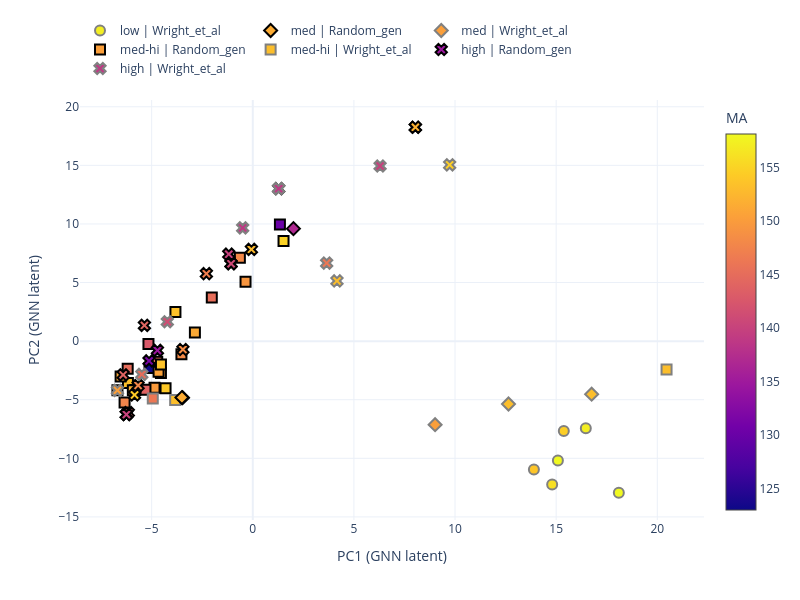

The notebook cell this image was saved under:
### Code cell
pca_plot_cont(plot_df_ss, 'MA', model_name, save_name=save_name+"_ss", save=save)

### Figure 1 — Plotly figure (JSON) as saved in the notebook; plotly's stock layout.template omitted (floating-point values rounded to 4 significant figures; data arrays with more than 128 entries replaced by an {"elided": "..."} marker saying what was removed)
{"data": [{"customdata": {"elided": "24x7 mixed values"}, "hovertemplate": "Comp: %{customdata[0]}<br>RA: %{customdata[1]}<br>RB: %{customdata[2]}<br>MA: %{customdata[3]}<br>MB: %{customdata[4]}<br>Entropy_conf: %{customdata[5]}<br>TC: %{customdata[6]}", "legendrank": 3, "marker": {"cmax": 158.2, "cmin": 123.0, "color": [150.4, 153.3, 153.2, 151.0, 154.9, 148.1, 146.1, 147.7, 145.2, 150.7, 148.2, 153.4, 149.4, 130.1, 149.9, 142.7, 145.0, 151.9, 123.0, 151.2, 154.1, 150.6, 153.6, 143.9], "colorbar": {"title": {"text": "MA"}}, "colorscale": [[0, "#0d0887"], [0.1111, "#46039f"], [0.2222, "#7201a8"], [0.3333, "#9c179e"], [0.4444, "#bd3786"], [0.5556, "#d8576b"], [0.6667, "#ed7953"], [0.7778, "#fb9f3a"], [0.8889, "#fdca26"], [1, "#f0f921"]], "line": {"color": "black", "width": 2}, "size": 10, "symbol": "square"}, "mode": "markers", "name": "med-hi | Random_gen", "showlegend": true, "type": "scatter", "x": [-6.692, -6.174, -5.812, -6.536, 1.52, -0.6386, -4.725, -6.339, -2.027, -4.541, -3.527, -3.824, -0.3587, 1.342, -4.858, -5.158, -6.185, -5.93, -5.107, -2.862, -4.313, -4.659, -4.54, -5.306], "y": [-4.198, -3.572, -4.165, -3.028, 8.555, 7.109, -1.764, -5.237, 3.722, -2.725, -1.123, 2.492, 5.073, 9.949, -3.98, -0.2341, -2.35, -4.196, -2.296, 0.7473, -4.023, -2.62, -1.984, -4.142]}, {"customdata": [["(Sm1/3Gd1/3Eu1/3)2(Zr1/2Hf1/2)2O7", 1.066, 0.715, 153.2, 134.9, 1.8, 1.97], ["(Sm1/3Gd1/3Eu1/3)2(Zr1/12Hf1/12Sn1/12Ti3/4)2O7", 1.066, 0.6304, 153.2, 68.27, 1.931, 1.9], ["(La1/7Nd1/7Sm1/7Gd1/7Eu1/7Pr1/7Ce1/7)2(Zr1/2Hf1/2)2O7", 1.081, 0.715, 146.2, 134.9, 2.57, 1.97]], "hovertemplate": "Comp: %{customdata[0]}<br>RA: %{customdata[1]}<br>RB: %{customdata[2]}<br>MA: %{customdata[3]}<br>MB: %{customdata[4]}<br>Entropy_conf: %{customdata[5]}<br>TC: %{customdata[6]}", "legendrank": 3, "marker": {"cmax": 158.2, "cmin": 123.0, "color": [153.2, 153.2, 146.2], "colorscale": [[0, "#0d0887"], [0.1111, "#46039f"], [0.2222, "#7201a8"], [0.3333, "#9c179e"], [0.4444, "#bd3786"], [0.5556, "#d8576b"], [0.6667, "#ed7953"], [0.7778, "#fb9f3a"], [0.8889, "#fdca26"], [1, "#f0f921"]], "line": {"color": "gray", "width": 2}, "size": 10, "symbol": "square"}, "mode": "markers", "name": "med-hi | Wright_et_al", "showlegend": true, "type": "scatter", "x": [-3.838, 20.46, -4.945], "y": [-5.031, -2.414, -4.9]}, {"customdata": {"elided": "19x7 mixed values"}, "hovertemplate": "Comp: %{customdata[0]}<br>RA: %{customdata[1]}<br>RB: %{customdata[2]}<br>MA: %{customdata[3]}<br>MB: %{customdata[4]}<br>Entropy_conf: %{customdata[5]}<br>TC: %{customdata[6]}", "legendrank": 4, "marker": {"cmax": 158.2, "cmin": 123.0, "color": [134.8, 140.9, 143.5, 152.8, 140.1, 140.9, 140.1, 147.0, 138.9, 140.1, 144.0, 140.0, 154.3, 131.5, 152.0, 148.4, 147.8, 152.0, 144.2], "colorscale": [[0, "#0d0887"], [0.1111, "#46039f"], [0.2222, "#7201a8"], [0.3333, "#9c179e"], [0.4444, "#bd3786"], [0.5556, "#d8576b"], [0.6667, "#ed7953"], [0.7778, "#fb9f3a"], [0.8889, "#fdca26"], [1, "#f0f921"]], "line": {"color": "black", "width": 2}, "size": 10, "symbol": "x"}, "mode": "markers", "name": "high | Random_gen", "showlegend": true, "type": "scatter", "x": [-4.715, -1.074, -6.155, -0.06797, -6.249, -1.074, -6.249, -2.295, 1.279, -6.249, -6.409, -1.187, -5.847, -5.13, 8.038, -3.455, -5.67, 8.038, -5.359], "y": [-0.7929, 6.605, -6.105, 7.827, -6.263, 6.605, -6.263, 5.757, 13.01, -6.263, -2.877, 7.42, -4.592, -1.688, 18.25, -0.7116, -3.781, 18.25, 1.344]}, {"customdata": [["La2Zr2O7", 1.16, 0.72, 138.9, 91.22, 0.1713, 2.14], ["Sm2Zr2O7", 1.079, 0.72, 150.4, 91.22, 0.1713, 2.04], ["La2(Zr1/2Hf1/2)2O7", 1.16, 0.715, 138.9, 134.9, 0.8014, 2.29], ["(La1/2Pr1/2)2(Zr1/3Hf1/3Sn1/3)2O7", 1.06, 0.7067, 139.9, 129.5, 1.8, 2.24], ["(Gd1/2Eu1/2)2(Zr1/3Hf1/3Sn1/3)2O7", 1.06, 0.7067, 154.6, 129.5, 1.8, 2.24], ["(La1/3Nd1/3Pr1/3)2(Zr1/2Hf1/2)2O7", 1.076, 0.715, 141.4, 134.9, 1.8, 2.16], ["(Sm1/3Gd1/3Eu1/3)2(Zr1/3Hf1/3Sn1/3)2O7", 1.066, 0.7067, 153.2, 129.5, 2.169, 2.21], ["(La1/5Nd1/5Sm1/5Eu1/5Ce1/5)2Zr2O7", 1.111, 0.72, 145.1, 91.22, 1.634, 2.06], ["(La1/7Nd1/7Sm1/7Gd1/7Eu1/7Pr1/7Ce1/7)2(Zr1/3Hf1/3Sn1/3)2O7", 1.081, 0.7067, 146.2, 129.5, 2.939, 2.02]], "hovertemplate": "Comp: %{customdata[0]}<br>RA: %{customdata[1]}<br>RB: %{customdata[2]}<br>MA: %{customdata[3]}<br>MB: %{customdata[4]}<br>Entropy_conf: %{customdata[5]}<br>TC: %{customdata[6]}", "legendrank": 4, "marker": {"cmax": 158.2, "cmin": 123.0, "color": [138.9, 150.4, 138.9, 139.9, 154.6, 141.4, 153.2, 145.1, 146.2], "colorscale": [[0, "#0d0887"], [0.1111, "#46039f"], [0.2222, "#7201a8"], [0.3333, "#9c179e"], [0.4444, "#bd3786"], [0.5556, "#d8576b"], [0.6667, "#ed7953"], [0.7778, "#fb9f3a"], [0.8889, "#fdca26"], [1, "#f0f921"]], "line": {"color": "gray", "width": 2}, "size": 10, "symbol": "x"}, "mode": "markers", "name": "high | Wright_et_al", "showlegend": true, "type": "scatter", "x": [1.279, -6.692, -0.4999, 6.295, 9.734, -4.226, 4.163, -5.487, 3.653], "y": [13.01, -4.198, 9.667, 14.94, 15.04, 1.656, 5.138, -2.841, 6.662]}, {"customdata": [["*Gd1.33Ce0.67Zr2.00O7.00", 1.083, 0.72, 151.5, 91.22, 0.7499, 1.771], ["*Gd1.33Ce0.67Zr2.00O7.00", 1.083, 0.72, 151.5, 91.22, 0.7499, 1.773], ["*La0.56Gd1.00Y0.44Zr2.00O7.00", 1.075, 0.72, 137.0, 91.22, 1.114, 1.798]], "hovertemplate": "Comp: %{customdata[0]}<br>RA: %{customdata[1]}<br>RB: %{customdata[2]}<br>MA: %{customdata[3]}<br>MB: %{customdata[4]}<br>Entropy_conf: %{customdata[5]}<br>TC: %{customdata[6]}", "legendrank": 2, "marker": {"cmax": 158.2, "cmin": 123.0, "color": [151.5, 151.5, 137.0], "colorscale": [[0, "#0d0887"], [0.1111, "#46039f"], [0.2222, "#7201a8"], [0.3333, "#9c179e"], [0.4444, "#bd3786"], [0.5556, "#d8576b"], [0.6667, "#ed7953"], [0.7778, "#fb9f3a"], [0.8889, "#fdca26"], [1, "#f0f921"]], "line": {"color": "black", "width": 2}, "size": 10, "symbol": "diamond"}, "mode": "markers", "name": "med | Random_gen", "showlegend": true, "type": "scatter", "x": [-3.473, -3.503, 2.011], "y": [-4.827, -4.816, 9.6]}, {"customdata": [["Sm2(Zr1/4Hf1/4Sn1/4Ti1/4)2O7", 1.079, 0.6813, 150.4, 109.1, 1.432, 1.73], ["(Sm1/3Gd1/3Eu1/3)2(Zr1/4Hf1/4Sn1/4Ti1/4)2O7", 1.066, 0.6813, 153.2, 109.1, 2.43, 1.67], ["(Sm1/3Gd1/3Eu1/3)2(Zr1/6Hf1/6Sn1/6Ti1/2)2O7", 1.066, 0.6558, 153.2, 88.67, 2.3, 1.71]], "hovertemplate": "Comp: %{customdata[0]}<br>RA: %{customdata[1]}<br>RB: %{customdata[2]}<br>MA: %{customdata[3]}<br>MB: %{customdata[4]}<br>Entropy_conf: %{customdata[5]}<br>TC: %{customdata[6]}", "legendrank": 2, "marker": {"cmax": 158.2, "cmin": 123.0, "color": [150.4, 153.2, 153.2], "colorscale": [[0, "#0d0887"], [0.1111, "#46039f"], [0.2222, "#7201a8"], [0.3333, "#9c179e"], [0.4444, "#bd3786"], [0.5556, "#d8576b"], [0.6667, "#ed7953"], [0.7778, "#fb9f3a"], [0.8889, "#fdca26"], [1, "#f0f921"]], "line": {"color": "gray", "width": 2}, "size": 10, "symbol": "diamond"}, "mode": "markers", "name": "med | Wright_et_al", "showlegend": true, "type": "scatter", "x": [9.014, 12.64, 16.76], "y": [-7.131, -5.362, -4.528]}, {"customdata": [["Gd2(Zr1/4Hf1/4Sn1/4Ti1/4)2O7", 1.053, 0.6813, 157.2, 109.1, 1.432, 1.58], ["(Sm1/2Gd1/2)2(Zr1/3Hf1/3Ti1/3)2O7", 1.066, 0.6783, 153.8, 105.9, 1.8, 1.47], ["(Gd1/2Eu1/2)2(Zr1/3Hf1/3Ti1/3)2O7", 1.06, 0.6783, 154.6, 105.9, 1.8, 1.52], ["(Sm1/4Gd1/4Eu1/4Yb1/4)2(Zr1/4Hf1/4Sn1/4Ti1/4)2O7", 1.046, 0.6813, 158.2, 109.1, 2.692, 1.45], ["(Sm1/4Gd1/4Eu1/4Yb1/4)2(Zr1/4Hf1/4Ti1/2)2O7", 1.046, 0.66, 158.2, 91.36, 2.377, 1.36], ["(Sm3/4Yb1/4)2(Zr1/2Ti1/2)2O7", 1.056, 0.6625, 156.0, 69.55, 1.313, 1.4]], "hovertemplate": "Comp: %{customdata[0]}<br>RA: %{customdata[1]}<br>RB: %{customdata[2]}<br>MA: %{customdata[3]}<br>MB: %{customdata[4]}<br>Entropy_conf: %{customdata[5]}<br>TC: %{customdata[6]}", "legendrank": 1, "marker": {"cmax": 158.2, "cmin": 123.0, "color": [157.2, 153.8, 154.6, 158.2, 158.2, 156.0], "colorscale": [[0, "#0d0887"], [0.1111, "#46039f"], [0.2222, "#7201a8"], [0.3333, "#9c179e"], [0.4444, "#bd3786"], [0.5556, "#d8576b"], [0.6667, "#ed7953"], [0.7778, "#fb9f3a"], [0.8889, "#fdca26"], [1, "#f0f921"]], "line": {"color": "gray", "width": 2}, "size": 10, "symbol": "circle"}, "mode": "markers", "name": "low | Wright_et_al", "showlegend": true, "type": "scatter", "x": [16.47, 13.9, 15.38, 15.09, 18.1, 14.8], "y": [-7.435, -10.96, -7.677, -10.18, -12.94, -12.23]}], "layout": {"height": 600, "legend": {"orientation": "h", "y": 1.2}, "width": 800, "xaxis": {"title": {"text": "PC1 (GNN latent)"}}, "yaxis": {"title": {"text": "PC2 (GNN latent)"}}}}
